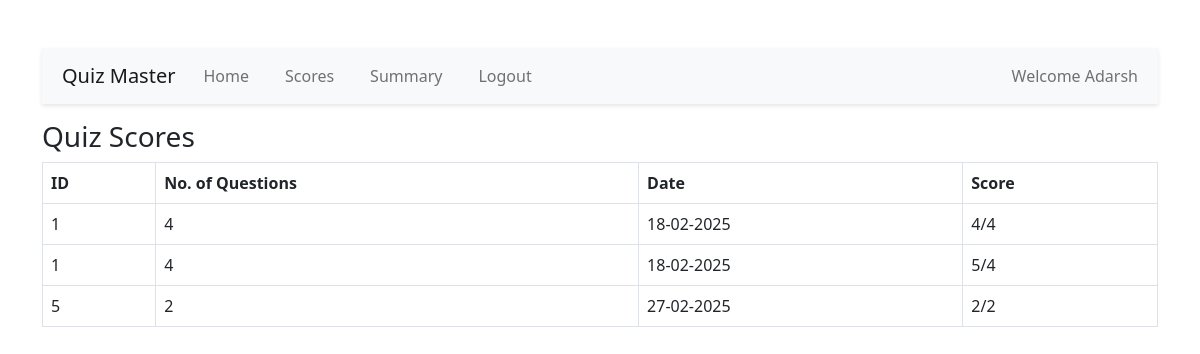
Page /view_scores/3 (signed in) on the committed database.
### application/models.py (models this page shows)
class User(db.Model):
    id = db.Column(db.Integer, primary_key = True)
    username = db.Column(db.String(), unique=True, nullable = False)
    password = db.Column(db.String(), nullable=False)
    full_name = db.Column(db.String(), nullable=False)
    qualification = db.Column(db.String())
    dob = db.Column(db.Date)
    is_admin = db.Column(db.String(), default = "general")
    scores = db.relationship('Score', backref = 'user', lazy=True)

class Score(db.Model):
    id = db.Column(db.Integer, primary_key = True)
    quiz_id = db.Column(db.Integer, db.ForeignKey('quiz.id'), nullable=False)
    user_id = db.Column(db.Integer, db.ForeignKey('user.id'), nullable=False)
    time_stamp_of_attempt = db.Column(db.DateTime, default =datetime.utcnow)
    total_scored = db.Column(db.Integer, nullable = False)

class Quiz(db.Model):
    id = db.Column(db.Integer, primary_key = True)
    title = db.Column(db.String(100), nullable=False)
    chapter_id = db.Column(db.Integer, db.ForeignKey('chapter.id'), nullable=False)
    date_of_quiz = db.Column(db.Date, nullable=False)
    duration = db.Column(db.Time, nullable=False)
    is_active = db.Column(db.Boolean, default=True)
    questions = db.relationship('Question', backref = 'quiz', lazy = True)
    scores = db.relationship('Score', backref ='quiz',cascade = "all, delete, delete-orphan", lazy=True)

### application/controllers.py (the view)
@app.route("/view_scores/<int:user_id>")
def view_scores(user_id):
    user=  User.query.get_or_404(user_id)
    scores = Score.query.filter_by(user_id = user.id).all()
    return render_template("view_scores.html", scores=scores,user_id =user_id, user=user)

### templates/view_scores.html (shortened to what this page needs)
<!DOCTYPE html>
<html lang="en">
<head>
    <link rel="stylesheet" href="{{url_for('static', filename ='user_dash.css')}}">
    <link href="https://cdn.jsdelivr.net/npm/bootstrap@5.0.2/dist/css/bootstrap.min.css" rel="stylesheet"
>
</head>
<body>
    <div class="container mt-5">
        <nav class="navbar navbar-expand-lg navbar-light bg-light mb-3">
            <a class="navbar-brand" href="#">Quiz Master</a>
            <div class="collapse navbar-collapse">
                <ul class="navbar-nav me-auto">
                    <li class="nav-item"><a class="nav-link" href="{{url_for('user_dashboard', user_id=user_id)}}">Home </a></li>
                    <li class="nav-item"><a class="nav-link" href="{{url_for('view_scores',user_id =user_id)}}">Scores </a></li>
                    <li class="nav-item"><a class="nav-link" href="{{url_for('user_summary', user_id =user.id)}}">Summary</a></li>
                    <li class="nav-item"><a class="nav-link" href="{{url_for('login')}}">Logout </a></li>
                </ul>
                <span class="navbar-text">Welcome {{user.username}}</span>
            </div>
        </nav>
        <h3>Quiz Scores</h3>
        <table class="table table-bordered">
            <thead>
                <tr>
                    <th>ID</th>
                    <th>No. of Questions</th>
                    <th>Date</th>
                    <th>Score</th>
                </tr>
            </thead>
            <tbody>
                {% for score in scores %}
                <tr>
                    <td>{{score.quiz_id}}</td>
                    <td>{{score.quiz.questions|length}}</td>
                    <td>{{score.quiz.date_of_quiz.strftime('%d-%m-%Y')}}</td>
                    <td>{{score.total_scored}}/{{score.quiz.questions|length}}</td>
                </tr>
                {% endfor %}
            </tbody>
        </table>
    </div>
</body>
</html>

### static/user_dash.css (style rules this page uses)
* { margin:0px; padding:0px; box-sizing: border-box; }
body { font-family: Arial,sans-serif; margin:0px; padding:0px; background-color: #f4f6f9; color: #333; }
.navbar { background-color:#343a40; color:white; padding:15px 20px; display:flex; justify-content: space-between; align-items:center; box-shadow: 0 2px 4px rgba(0,0,0,0.1); }
.navbar a { color: #fff; text-decoration:None; margin-right:20px; font-weight: 500; transition: color 0.3s ease; }

### rows in the picture
User: username "Adarsh"
Score: quiz_id "1", quiz.questions|length "4", quiz.date_of_quiz "18-02-2025", total_scored "4"
Score: quiz_id "1", quiz.questions|length "4", quiz.date_of_quiz "18-02-2025", total_scored "5"
Score: quiz_id "5", quiz.questions|length "2", quiz.date_of_quiz "27-02-2025", total_scored "2"
